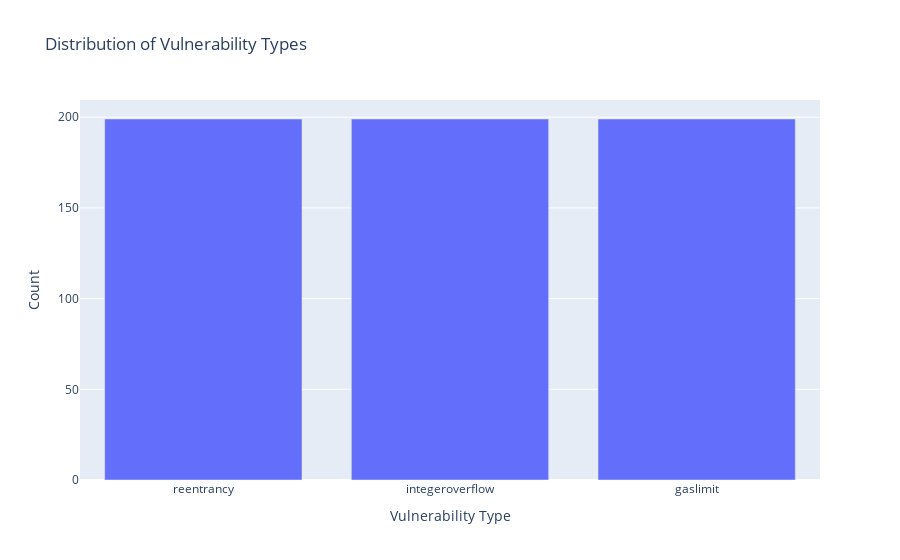

Notebook source saved alongside this figure:
### Code cell
# Create balanced dataset with 199 samples per label
balanced_data = pd.concat([
    data[data['label'] == label].sample(n=199, random_state=42) 
    for label in data['label'].unique()
])

# Shuffle the balanced dataset
data = balanced_data.sample(frac=1, random_state=42).reset_index(drop=True)

label_counts = data['label'].value_counts()
fig = px.bar(x=label_counts.index, y=label_counts.values,
             title='Distribution of Vulnerability Types',
             labels={'x': 'Vulnerability Type', 'y': 'Count'})
fig.show()

### Figure 1 — Plotly figure (JSON) as saved in the notebook; plotly's stock layout.template omitted (floating-point values rounded to 4 significant figures)
{"data": [{"alignmentgroup": "True", "hovertemplate": "Vulnerability Type=%{x}<br>Count=%{y}<extra></extra>", "legendgroup": "", "marker": {"color": "#636efa", "pattern": {"shape": ""}}, "name": "", "offsetgroup": "", "orientation": "v", "showlegend": false, "textposition": "auto", "type": "bar", "x": ["reentrancy", "integeroverflow", "gaslimit"], "xaxis": "x", "y": [199, 199, 199], "yaxis": "y"}], "layout": {"barmode": "relative", "legend": {"tracegroupgap": 0}, "title": {"text": "Distribution of Vulnerability Types"}, "xaxis": {"anchor": "y", "domain": [0, 1], "title": {"text": "Vulnerability Type"}}, "yaxis": {"anchor": "x", "domain": [0, 1], "title": {"text": "Count"}}}}
